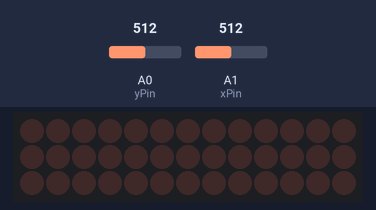
Simulated run of this sketch. Board: Arduino Uno, built with avr-gcc and run on an emulated ATmega328P. On the bench: 13×3 LED matrix. Wiring (inferred from the names in the program): LED cube drawn one layer per row (orientation assumed): layers pin 13, pin 7, pin 10; columns pin 2, pin 3, pin 4, pin 5, pin 6, pin 8, pin 9, pin 11, pin 12, A2, A3, A4, A5. Inputs (shaded band) come from the test bench; at power-on: A1 (xPin) = 512, A0 (yPin) = 512. Random numbers use the default seed unless the sketch sets one; what the sketch prints to the serial monitor is not drawn.

Above: at 1.2 s.
1.3 s: A1 (xPin) set to 107
2.8 s: A1 (xPin) set to 90
At 3.17 s:
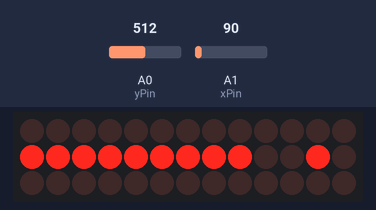
At 5.55 s:
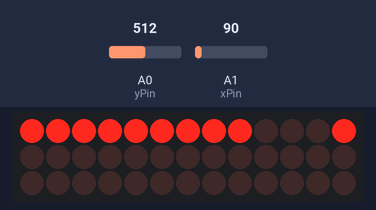
8.8 s: A1 (xPin) set to 1010
At 12.9 s:
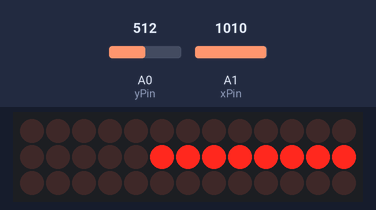

Measured:
- the behaviour switches between 100 and 99 on A1 (xPin) (found by bisection; images 0 and 1)
- after the input at 1.3 s, every drawn part: stays the same
- after the input at 2.8 s, the display: changes after 0.26 s (image 1)

The sketch:

Joystick_Module.ino
```cpp
int xPin = A1;  //Joystick Pins for inputs
int yPin = A0;
int buttonPin = 0;

int xPosition = 0;
int yPosition = 0;
int buttonState = 0;

int Layer_1 = A2; //A2          //Voltage Layers for the cathode parts. We'll use analog so we can reserve digital ports for grounds
int Layer_2 = A3; //A3
int Layer_3 = A4; //A4
int Layer_4 = A5; //A5

int Bpin_1 = 2; //ground for pattern 1: middle square
int Gpin_1 = 3;
int Rpin_1 = 4;
int Bpin_2 = 5; //ground for pattern 2: diamond 1
int Gpin_2 = 6;
int Rpin_2 = 7;
int Bpin_3 = 8; //ground for pattern 2: diamond 2
int Gpin_3 = 9;
int Rpin_3 = 10;
int Bpin_4 = 11; //ground for pattern 2: Outer dots
int Gpin_4 = 12;
int Rpin_4 = 13;

/*Arrays for pins*/
int layers[4];
int positions[4][3]; // position & color
/**/


void setup() {
  // initialize serial communications at 9600 bps:
  Serial.begin(9600);

  initializeArrays();

  //Pins for the Joystick
  pinMode(xPin, INPUT);
  pinMode(yPin, INPUT);

  //Pinmodes for Cube Layers and Grounds
  pinMode(Layer_1, OUTPUT); pinMode(Layer_2, OUTPUT);  pinMode(Layer_3, OUTPUT);  pinMode(Layer_4, OUTPUT);

  pinMode(Bpin_1, OUTPUT);  pinMode(Gpin_1, OUTPUT);  pinMode(Rpin_1, OUTPUT);
  pinMode(Bpin_2, OUTPUT);  pinMode(Gpin_2, OUTPUT);  pinMode(Rpin_2, OUTPUT);
  pinMode(Bpin_3, OUTPUT);  pinMode(Gpin_3, OUTPUT);  pinMode(Rpin_3, OUTPUT);
  pinMode(Bpin_4, OUTPUT);  pinMode(Gpin_4, OUTPUT);  pinMode(Rpin_4, OUTPUT);

  //activate pull-up resistor on the push-button pin
  pinMode(buttonPin, INPUT_PULLUP);

  // For versions prior to Arduino 1.0.1
  // pinMode(buttonPin, INPUT);
  // digitalWrite(buttonPin, HIGH);

}

void loop() {
  xPosition = analogRead(xPin);
  yPosition = analogRead(yPin);
  buttonState = digitalRead(buttonPin);

  Serial.print("X: ");
  Serial.print(xPosition);
  Serial.print(" | Y: ");
  Serial.print(yPosition);
  Serial.print(" | Button: ");
  Serial.println(buttonState);

  delay(100); // add some delay between reads

  //initialize clear state og grounds. We do not want inconsistent patterns to be ruined
  digitalWrite(Bpin_1, HIGH);  digitalWrite(Gpin_1, HIGH); digitalWrite(Rpin_1, HIGH);
  digitalWrite(Bpin_2, HIGH);  digitalWrite(Gpin_2, HIGH); digitalWrite(Rpin_2, HIGH);
  digitalWrite(Bpin_3, HIGH);  digitalWrite(Gpin_3, HIGH); digitalWrite(Rpin_3, HIGH);
  digitalWrite(Bpin_4, HIGH);  digitalWrite(Gpin_4, HIGH); digitalWrite(Rpin_4, HIGH);

  if(xPosition > 1000) //Pattern for rotating shuriken
  {
 //Alex
   shuriken();
  }

  if(xPosition < 100) //Pattern for spiral
  {
    //JOLI
    for(int x = 0; x < 5; x++)
    {
    spin(0,1); delay(10);
    spin(1,1); delay(10);
    spin(0,0); delay(10);
    spin(1,0); delay(10);
    }
  }

  if(yPosition < 100) // Pattern for
  {

  }

  if(yPosition > 1000) // Pattern for:::
  {

  }

  if(buttonState < 1) //Pattern for random flickerings. Will end with a random result
  {
     randomizer();
  }

}


/*My functions*/

// Initialize pin arrays
void initializeArrays(){
  layers[0] = Layer_1; //Top
  layers[1] = Layer_2;
  layers[2] = Layer_3;
  layers[3] = Layer_4;

  positions[0][0] = Rpin_1; // Center: 0, Red: 0
  positions[0][1] = Gpin_1; // Green: 1
  positions[0][2] = Bpin_1; // Blue: 2

  positions[1][0] = Rpin_2; // Right: 1
  positions[1][1] = Gpin_2;
  positions[1][2] = Bpin_2;

  positions[2][0] = Rpin_3; // Left: 2
  positions[2][1] = Gpin_3;
  positions[2][2] = Bpin_3;

  positions[3][0] = Rpin_4; // Vertices: 3
  positions[3][1] = Gpin_4;
  positions[3][2] = Bpin_4;
}

/* Turn all pins to low. */
void turnAllToLow(){

  /*Turn off layers*/
  for(int lyr = 0; lyr < 4; lyr++){
    analogWrite(layers[lyr], 200);
  }

  /*Turn off positions*/
  for(int num = 0; num < 4; num++) {
    for(int clr = 0; clr < 3; clr++){
      digitalWrite(positions[num][clr], LOW);
    }
  }
}


/*
 * layerIdx: 0 as top
 * posIdx: Center: 0, Right: 1, Left: 2, Vertices 3
 * colorIdx: R: 0, G: 1, B: 2
 * two color options
 */
void turnSingleLayerSetOn(int layerIdx, int posIdx, int colorIdx1, int colorIdx2){
  /*
   * Set the specific layer HIGH, the chosen ground low,
   * and rest of ground in that layer HIGH;
   * all other layers set to LOW.
   */
   turnAllToLow(); // First make sure all pins are low.

   analogWrite(layers[layerIdx], 200); // Set the layer input to HIGH

   // Set all other layers input to low
   for(int lI = 0; lI < 4; lI++) {
    if(lI != layerIdx){
      analogWrite(layers[lI], 0);
    }
   }
   digitalWrite(positions[posIdx][colorIdx1], LOW);
   digitalWrite(positions[posIdx][colorIdx2], LOW);
   for(int pI = 0; pI < 4; pI++){
    for(int cI = 0; cI < 3; cI++){
      if(!((pI == posIdx && cI == colorIdx1) || (pI == posIdx && cI == colorIdx2))){
        digitalWrite(positions[pI][cI], HIGH);
      }
    }
   }
}


/* Spin: swirling with changing colors
 * direc TRUE: upside down
 * FALSE: from bottom up
 * This only goes through once.
 */
void spin(boolean layerDir, boolean clockDir){
  int rdmColor = 0;

  /*First color is (generated number)/40 (range from 0 to 2), and second color is
  ((generated number)&40)&10 (range from 0 to 9) */
  int firstColor;
  int secondColor;

  /*If statement for determining the final color*/
  int lyr; // layer index
  int realLyr; // real layer index
  int pos;
  for(lyr = 0; lyr < 4; lyr++){
    rdmColor = random(0, 99);
    Serial.print(" random number =  ");
    Serial.print(rdmColor);
    pos = lyr;
      realLyr = lyr;
      if (!layerDir){ // bottom up
        realLyr = 3 - lyr;
      }
      if(!clockDir){
        pos = 3 - lyr;
      }
      firstColor = rdmColor / 40; // Gererate random number
      secondColor = (rdmColor & 40) & 10;
      // fix the range of the second color
      secondColor = secondColor / 4;

      // this function is responsible for turning the last layer off
      turnSingleLayerSetOn(realLyr, pos, firstColor, secondColor);
      delay(100); // delay after turning on

      // turning this pattern off from the ground
      digitalWrite(positions[pos][firstColor], HIGH);
      digitalWrite(positions[pos][secondColor], HIGH);
  }
}


void shuriken()
{
  analogWrite(Layer_1, 200); analogWrite(Layer_2, 200); analogWrite(Layer_3, 200); analogWrite(Layer_4, 200);

  digitalWrite(Bpin_1, LOW);  digitalWrite(Gpin_1, LOW); digitalWrite(Rpin_1, LOW);  delay(1000);
  digitalWrite(Bpin_2, LOW);  digitalWrite(Gpin_2, LOW); digitalWrite(Rpin_2, LOW);  delay(1000);

  for(int i = 0; i < 7 ; i++)
  {
  analogWrite(Layer_1, 200); analogWrite(Layer_2, 0); analogWrite(Layer_3, 0); analogWrite(Layer_4, 0);

  digitalWrite(Bpin_2, HIGH);  digitalWrite(Gpin_2, HIGH); digitalWrite(Rpin_2, HIGH);
  digitalWrite(Bpin_3, LOW);  digitalWrite(Gpin_3, LOW); digitalWrite(Rpin_3, LOW);
  digitalWrite(Bpin_4, HIGH);  digitalWrite(Gpin_4, HIGH); digitalWrite(Rpin_4, HIGH);
  delay(100);

  digitalWrite(Bpin_2, HIGH);  digitalWrite(Gpin_2, HIGH); digitalWrite(Rpin_2, HIGH);
  digitalWrite(Bpin_3, HIGH);  digitalWrite(Gpin_3, HIGH); digitalWrite(Rpin_3, HIGH);
  digitalWrite(Bpin_4, LOW);  digitalWrite(Gpin_4, LOW); digitalWrite(Rpin_4, LOW);
  delay(100);

  digitalWrite(Bpin_2, LOW);  digitalWrite(Gpin_2, LOW); digitalWrite(Rpin_2, LOW);
  digitalWrite(Bpin_3, HIGH);  digitalWrite(Gpin_3, HIGH); digitalWrite(Rpin_3, HIGH);
  digitalWrite(Bpin_4, HIGH);  digitalWrite(Gpin_4, HIGH); digitalWrite(Rpin_4, HIGH);
  delay(100);
  }

  for(int i = 0; i < 7 ; i++)
  {
  analogWrite(Layer_1, 0); analogWrite(Layer_2, 200); analogWrite(Layer_3, 0); analogWrite(Layer_4, 0);

  digitalWrite(Bpin_1, LOW);  digitalWrite(Gpin_1, HIGH); digitalWrite(Rpin_1, LOW);

  digitalWrite(Bpin_2, HIGH);  digitalWrite(Gpin_2, HIGH); digitalWrite(Rpin_2, HIGH);
  digitalWrite(Bpin_3, HIGH);  digitalWrite(Gpin_3, LOW); digitalWrite(Rpin_3, HIGH);
  digitalWrite(Bpin_4, HIGH);  digitalWrite(Gpin_4, HIGH); digitalWrite(Rpin_4, HIGH);
  delay(100);

  digitalWrite(Bpin_2, HIGH);  digitalWrite(Gpin_2, HIGH); digitalWrite(Rpin_2, HIGH);
  digitalWrite(Bpin_3, HIGH);  digitalWrite(Gpin_3, HIGH); digitalWrite(Rpin_3, HIGH);
  digitalWrite(Bpin_4, HIGH);  digitalWrite(Gpin_4, LOW); digitalWrite(Rpin_4, HIGH);
  delay(100);

  digitalWrite(Bpin_2, HIGH);  digitalWrite(Gpin_2, LOW); digitalWrite(Rpin_2, HIGH);
  digitalWrite(Bpin_3, HIGH);  digitalWrite(Gpin_3, HIGH); digitalWrite(Rpin_3, HIGH);
  digitalWrite(Bpin_4, HIGH);  digitalWrite(Gpin_4, HIGH); digitalWrite(Rpin_4, HIGH);
  delay(100);
  }

  for(int i = 0; i < 7 ; i++)
  {
  analogWrite(Layer_1, 0); analogWrite(Layer_2, 0); analogWrite(Layer_3, 200); analogWrite(Layer_4, 0);

  digitalWrite(Bpin_1, HIGH);  digitalWrite(Gpin_1, LOW); digitalWrite(Rpin_1, LOW);

  digitalWrite(Bpin_2, HIGH);  digitalWrite(Gpin_2, HIGH); digitalWrite(Rpin_2, HIGH);
  digitalWrite(Bpin_3, LOW);  digitalWrite(Gpin_3, HIGH); digitalWrite(Rpin_3, HIGH);
  digitalWrite(Bpin_4, HIGH);  digitalWrite(Gpin_4, HIGH); digitalWrite(Rpin_4, HIGH);
  delay(100);

  digitalWrite(Bpin_2, HIGH);  digitalWrite(Gpin_2, HIGH); digitalWrite(Rpin_2, HIGH);
  digitalWrite(Bpin_3, HIGH);  digitalWrite(Gpin_3, HIGH); digitalWrite(Rpin_3, HIGH);
  digitalWrite(Bpin_4, LOW);  digitalWrite(Gpin_4, HIGH); digitalWrite(Rpin_4, HIGH);
  delay(100);

  digitalWrite(Bpin_2, LOW);  digitalWrite(Gpin_2, HIGH); digitalWrite(Rpin_2, HIGH);
  digitalWrite(Bpin_3, HIGH);  digitalWrite(Gpin_3, HIGH); digitalWrite(Rpin_3, HIGH);
  digitalWrite(Bpin_4, HIGH);  digitalWrite(Gpin_4, HIGH); digitalWrite(Rpin_4, HIGH);
  delay(100);
  }

  for(int i = 0; i < 7 ; i++)
  {
  analogWrite(Layer_1, 0); analogWrite(Layer_2, 0); analogWrite(Layer_3, 0); analogWrite(Layer_4, 200);

  digitalWrite(Bpin_1, LOW);  digitalWrite(Gpin_1, LOW); digitalWrite(Rpin_1, HIGH);

  digitalWrite(Bpin_2, HIGH);  digitalWrite(Gpin_2, HIGH); digitalWrite(Rpin_2, HIGH);
  digitalWrite(Bpin_3, HIGH);  digitalWrite(Gpin_3, HIGH); digitalWrite(Rpin_3, LOW);
  digitalWrite(Bpin_4, HIGH);  digitalWrite(Gpin_4, HIGH); digitalWrite(Rpin_4, HIGH);
  delay(100);

  digitalWrite(Bpin_2, HIGH);  digitalWrite(Gpin_2, HIGH); digitalWrite(Rpin_2, HIGH);
  digitalWrite(Bpin_3, HIGH);  digitalWrite(Gpin_3, HIGH); digitalWrite(Rpin_3, HIGH);
  digitalWrite(Bpin_4, HIGH);  digitalWrite(Gpin_4, HIGH); digitalWrite(Rpin_4, LOW);
  delay(100);

  digitalWrite(Bpin_2, HIGH);  digitalWrite(Gpin_2, HIGH); digitalWrite(Rpin_2, LOW);
  digitalWrite(Bpin_3, HIGH);  digitalWrite(Gpin_3, HIGH); digitalWrite(Rpin_3, HIGH);
  digitalWrite(Bpin_4, HIGH);  digitalWrite(Gpin_4, HIGH); digitalWrite(Rpin_4, HIGH);
  delay(100);
  }

  for(int i = 0; i < 7; i++)
  {
  analogWrite(Layer_1, 0); analogWrite(Layer_2, 200); analogWrite(Layer_3, 200); analogWrite(Layer_4, 0);

  digitalWrite(Bpin_1, LOW);  digitalWrite(Gpin_1, HIGH); digitalWrite(Rpin_1, HIGH);

  digitalWrite(Bpin_2, HIGH);  digitalWrite(Gpin_2, HIGH); digitalWrite(Rpin_2, HIGH);
  digitalWrite(Bpin_3, LOW);  digitalWrite(Gpin_3, HIGH); digitalWrite(Rpin_3, LOW);
  digitalWrite(Bpin_4, HIGH);  digitalWrite(Gpin_4, HIGH); digitalWrite(Rpin_4, HIGH);
  delay(100);

  digitalWrite(Bpin_2, HIGH);  digitalWrite(Gpin_2, HIGH); digitalWrite(Rpin_2, HIGH);
  digitalWrite(Bpin_3, HIGH);  digitalWrite(Gpin_3, HIGH); digitalWrite(Rpin_3, HIGH);
  digitalWrite(Bpin_4, LOW);  digitalWrite(Gpin_4, HIGH); digitalWrite(Rpin_4, LOW);
  delay(100);

  digitalWrite(Bpin_2, LOW);  digitalWrite(Gpin_2, HIGH); digitalWrite(Rpin_2, LOW);
  digitalWrite(Bpin_3, HIGH);  digitalWrite(Gpin_3, HIGH); digitalWrite(Rpin_3, HIGH);
  digitalWrite(Bpin_4, HIGH);  digitalWrite(Gpin_4, HIGH); digitalWrite(Rpin_4, HIGH);
  delay(100);
  }
  for(int i = 0; i < 7; i++)
  {
  analogWrite(Layer_1, 200); analogWrite(Layer_2, 0); analogWrite(Layer_3, 0); analogWrite(Layer_4, 200);

  digitalWrite(Bpin_1, HIGH);  digitalWrite(Gpin_1, HIGH); digitalWrite(Rpin_1, LOW);

  digitalWrite(Bpin_2, HIGH);  digitalWrite(Gpin_2, HIGH); digitalWrite(Rpin_2, HIGH);
  digitalWrite(Bpin_3, HIGH);  digitalWrite(Gpin_3, LOW); digitalWrite(Rpin_3, LOW);
  digitalWrite(Bpin_4, HIGH);  digitalWrite(Gpin_4, HIGH); digitalWrite(Rpin_4, HIGH);
  delay(100);

  digitalWrite(Bpin_2, HIGH);  digitalWrite(Gpin_2, HIGH); digitalWrite(Rpin_2, HIGH);
  digitalWrite(Bpin_3, HIGH);  digitalWrite(Gpin_3, HIGH); digitalWrite(Rpin_3, HIGH);
  digitalWrite(Bpin_4, HIGH);  digitalWrite(Gpin_4, LOW); digitalWrite(Rpin_4, LOW);
  delay(100);

  digitalWrite(Bpin_2, HIGH);  digitalWrite(Gpin_2, LOW); digitalWrite(Rpin_2, LOW);
  digitalWrite(Bpin_3, HIGH);  digitalWrite(Gpin_3, HIGH); digitalWrite(Rpin_3, HIGH);
  digitalWrite(Bpin_4, HIGH);  digitalWrite(Gpin_4, HIGH); digitalWrite(Rpin_4, HIGH);
  delay(100);
  }
  for(int i = 0; i < 7; i++)
  {
  analogWrite(Layer_1, 200); analogWrite(Layer_2, 200); analogWrite(Layer_3, 200); analogWrite(Layer_4, 200);

  digitalWrite(Bpin_1, LOW);  digitalWrite(Gpin_1, LOW); digitalWrite(Rpin_1, LOW);

  digitalWrite(Bpin_2, HIGH);  digitalWrite(Gpin_2, HIGH); digitalWrite(Rpin_2, HIGH);
  digitalWrite(Bpin_3, LOW);  digitalWrite(Gpin_3, LOW); digitalWrite(Rpin_3, LOW);
  digitalWrite(Bpin_4, HIGH);  digitalWrite(Gpin_4, HIGH); digitalWrite(Rpin_4, HIGH);
  delay(100);

  digitalWrite(Bpin_2, HIGH);  digitalWrite(Gpin_2, HIGH); digitalWrite(Rpin_2, HIGH);
  digitalWrite(Bpin_3, HIGH);  digitalWrite(Gpin_3, HIGH); digitalWrite(Rpin_3, HIGH);
  digitalWrite(Bpin_4, LOW);  digitalWrite(Gpin_4, LOW); digitalWrite(Rpin_4, LOW);
  delay(100);

  digitalWrite(Bpin_2, LOW);  digitalWrite(Gpin_2, LOW); digitalWrite(Rpin_2, LOW);
  digitalWrite(Bpin_3, HIGH);  digitalWrite(Gpin_3, HIGH); digitalWrite(Rpin_3, HIGH);
  digitalWrite(Bpin_4, HIGH);  digitalWrite(Gpin_4, HIGH); digitalWrite(Rpin_4, HIGH);
  delay(100);
  }
  delay(1000);
}

void randomizer()
{
int randEnd; //random setting

int on_1; int on_2;  int on_3;  int on_4;

int ground_1; int ground_2;   int ground_3;   int ground_4;
int ground_5; int ground_6;   int ground_7;   int ground_8;
int ground_9; int ground_10;  int ground_11;  int ground_12;

  while(randEnd < 50)
    {
      on_1 = random(1,100);if(on_1 <50){on_1 = 200;} else {on_1 = 0;} //randomizes which Voltage layer will be on
      on_2 = random(1,100);if(on_2 <50){on_1 = 200;} else {on_2 = 0;}
      on_3 = random(1,100);if(on_3 <50){on_3 = 200;} else {on_3 = 0;}
      on_4 = random(1,100);if(on_4 <50){on_4 = 200;} else {on_4 = 0;}

      ground_1 = random(1,10) ; if(ground_1 < 3){ground_1 = HIGH;} else {ground_1 = LOW;}
      ground_2 = random(1,10) ; if(ground_2 < 6){ground_2 = HIGH;} else {ground_2 = LOW;}
      ground_3 = random(1,10) ; if(ground_3 < 4){ground_3 = HIGH;} else {ground_3 = LOW;}
      ground_4 = random(1,10) ; if(ground_4 < 9){ground_4 = HIGH;} else {ground_4 = LOW;}
      ground_5 = random(1,10) ; if(ground_5 < 5){ground_5 = HIGH;} else {ground_5 = LOW;}
      ground_6 = random(1,10) ; if(ground_6 < 6){ground_6 = HIGH;} else {ground_6 = LOW;}
      ground_7 = random(1,10) ; if(ground_7 < 7){ground_7 = HIGH;} else {ground_7 = LOW;}
      ground_8 = random(1,10) ; if(ground_8 < 4){ground_8 = HIGH;} else {ground_8 = LOW;}
      ground_9 = random(1,10) ; if(ground_9 < 4){ground_9 = HIGH;} else {ground_9 = LOW;}
      ground_10 = random(1,10) ; if(ground_10 < 4){ground_10 = HIGH;} else {ground_10 = LOW;}
      ground_11 = random(1,10) ; if(ground_11 < 4){ground_11 = HIGH;} else {ground_11 = LOW;}
      ground_12 = random(1,10) ; if(ground_12 < 4){ground_12 = HIGH;} else {ground_12 = LOW;}
    analogWrite(Layer_1, on_1); delay(5);
    analogWrite(Layer_2, on_2); delay(5);
    analogWrite(Layer_3, on_3); delay(5);
    analogWrite(Layer_4, on_4); delay(5);
    digitalWrite(Bpin_1, ground_1);delay(5);
    digitalWrite(Bpin_2, ground_2);delay(5);
    digitalWrite(Bpin_3, ground_3);delay(5);
    digitalWrite(Bpin_4, ground_4);delay(5);
    digitalWrite(Gpin_1, ground_5);delay(5);
    digitalWrite(Gpin_2, ground_6);delay(5);
    digitalWrite(Gpin_3, ground_7);delay(5);
    digitalWrite(Gpin_4, ground_8);delay(5);
    digitalWrite(Rpin_1, ground_9);delay(5);
    digitalWrite(Rpin_2, ground_10);delay(5);
    digitalWrite(Rpin_3, ground_11);delay(5);
    digitalWrite(Rpin_4, ground_12);delay(5);
    randEnd = random(1,52);
    }
    randEnd = 0;
    delay (2000);
    analogWrite(Layer_1, 0);
    analogWrite(Layer_2, 0);
    analogWrite(Layer_3, 0);
    analogWrite(Layer_4, 0);
  }
```
